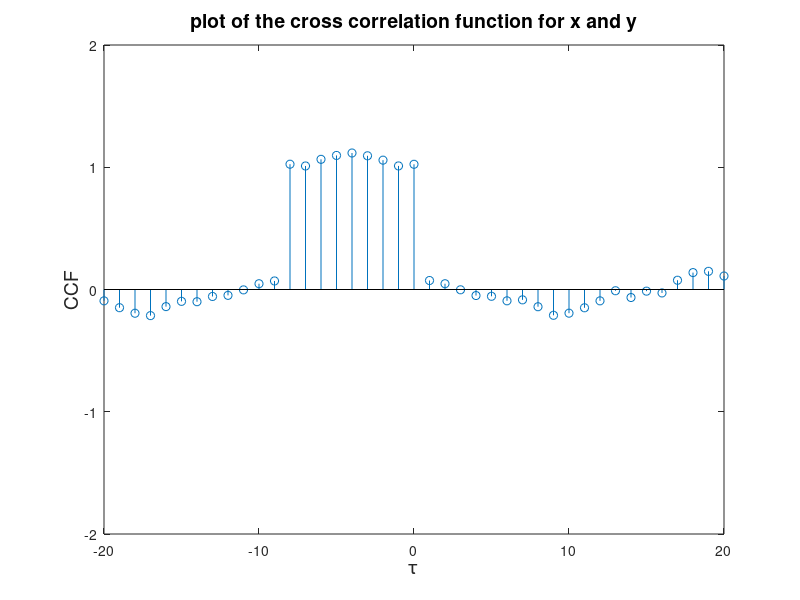

Source code (MATLAB):
clear all
%%
x = randn(1000,1); % 1000 sample WGN vector
v = randn(1000,1); % 1000 sample WGN vector
y = filter(ones(9,1),[1],x); % filter it using a moving avarage filter
c = xcorr(x, y,'unbiased');
temp = -999:1:999;
stem(temp,c);
axis([-20  20, -2 2])
ylabel('CCF','FontSize',14)
xlabel('\tau','FontSize',14)
title('plot of the cross correlation function for x and y','FontSize',14)